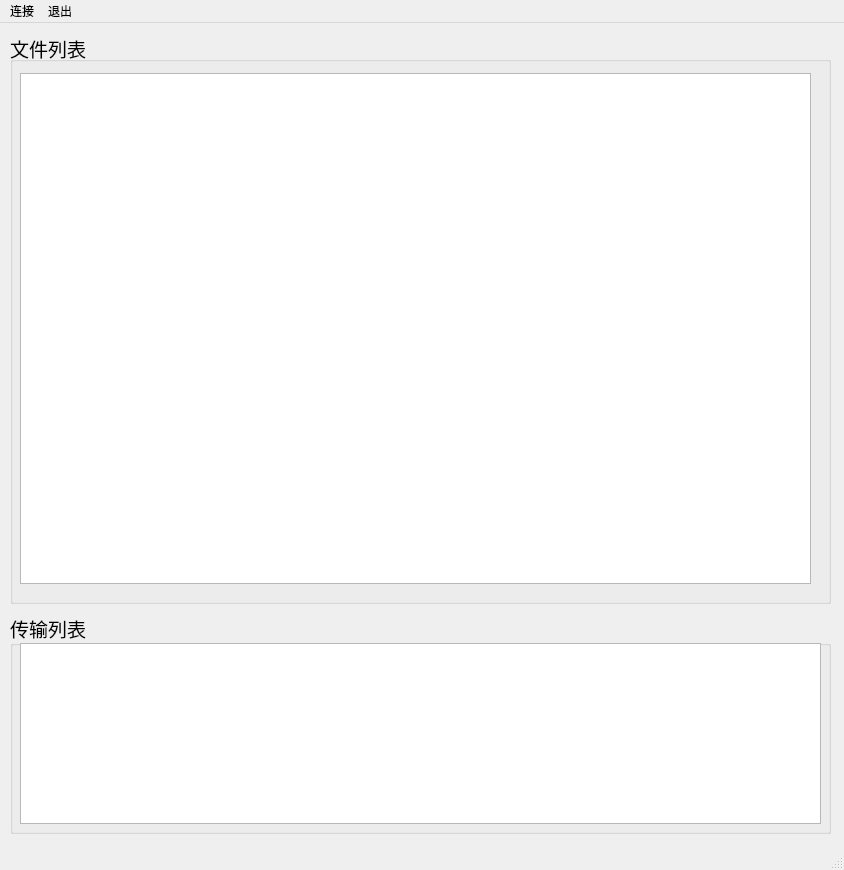
<?xml version="1.0" encoding="UTF-8"?>
<ui version="4.0">
 <class>MainWindow</class>
 <widget class="QMainWindow" name="MainWindow">
  <property name="geometry">
   <rect>
    <x>0</x>
    <y>0</y>
    <width>844</width>
    <height>870</height>
   </rect>
  </property>
  <property name="windowTitle">
   <string>MainWindow</string>
  </property>
  <widget class="QWidget" name="centralwidget">
   <widget class="QGroupBox" name="groupBox">
    <property name="geometry">
     <rect>
      <x>10</x>
      <y>10</y>
      <width>821</width>
      <height>571</height>
     </rect>
    </property>
    <property name="font">
     <font>
      <pointsize>14</pointsize>
     </font>
    </property>
    <property name="title">
     <string>文件列表</string>
    </property>
    <widget class="QTableWidget" name="list_file">
     <property name="geometry">
      <rect>
       <x>10</x>
       <y>40</y>
       <width>791</width>
       <height>511</height>
      </rect>
     </property>
     <property name="styleSheet">
      <string notr="true"/>
     </property>
    </widget>
   </widget>
   <widget class="QGroupBox" name="groupBox_2">
    <property name="geometry">
     <rect>
      <x>10</x>
      <y>590</y>
      <width>821</width>
      <height>221</height>
     </rect>
    </property>
    <property name="font">
     <font>
      <family>Academy Engraved LET</family>
      <pointsize>14</pointsize>
     </font>
    </property>
    <property name="title">
     <string>传输列表</string>
    </property>
    <widget class="QListView" name="listView">
     <property name="geometry">
      <rect>
       <x>10</x>
       <y>30</y>
       <width>801</width>
       <height>181</height>
      </rect>
     </property>
    </widget>
   </widget>
  </widget>
  <widget class="QMenuBar" name="menubar">
   <property name="geometry">
    <rect>
     <x>0</x>
     <y>0</y>
     <width>844</width>
     <height>30</height>
    </rect>
   </property>
   <widget class="QMenu" name="menu_connect">
    <property name="title">
     <string>连接</string>
    </property>
    <addaction name="action_connect"/>
   </widget>
   <widget class="QMenu" name="menu_exit">
    <property name="title">
     <string>退出</string>
    </property>
    <addaction name="action_exit"/>
   </widget>
   <addaction name="menu_connect"/>
   <addaction name="menu_exit"/>
  </widget>
  <widget class="QStatusBar" name="statusBar"/>
  <action name="action_connect">
   <property name="text">
    <string>连接</string>
   </property>
  </action>
  <action name="actionexit">
   <property name="text">
    <string>exit</string>
   </property>
  </action>
  <action name="action_exit">
   <property name="text">
    <string>退出</string>
   </property>
  </action>
 </widget>
 <resources/>
 <connections/>
</ui>
